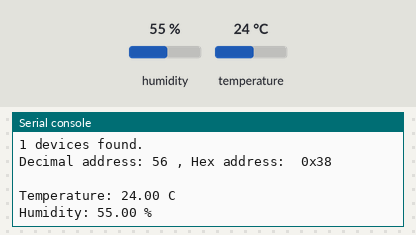
Bench run of a program on a simulated Raspberry Pi Pico running MicroPython. On the bench: the last lines printed to the serial console. The inputs (shaded band) are chosen by the test bench; at power-on: humidity 55 %, temperature 24 °C. Library files of the repository ran but are not shown: ahtx0.py.

Above: at 1.2 s.
1.3 s: humidity set to 22 %
4.3 s: temperature set to 12 °C
At 6.3 s:
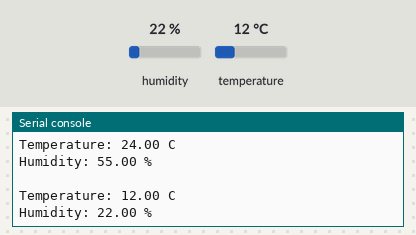
7.3 s: humidity set to 40 %
At 11.4 s:
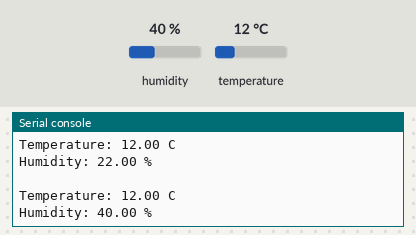
Timing chart, 0 to 12.9 s (numbered marks = the images above; inputs shaded):
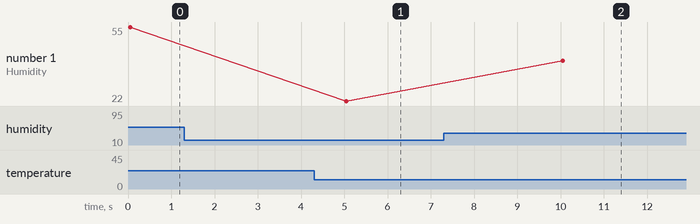

Measured:
- after the input at 4.3 s, the serial console: prints a new line after 0.75 s (image 1)
- after the input at 7.3 s, the serial console: prints a new line after 2.8 s (image 2)
- plotted number 1: 22 → 40 after the input at 7.3 s

The program:

AHT20.py
```python
#  This is a simple Micropython script to test the AHT20 sensor

import machine
import utime
import ahtx0


I2C_SDA_PIN = 4
I2C_SCL_PIN = 5
i2c=machine.I2C(0,sda=machine.Pin(I2C_SDA_PIN), scl=machine.Pin(I2C_SCL_PIN), freq=400000)
sensor = ahtx0.AHT20(i2c)

print('Scanning I2C bus.')
devices = i2c.scan() # this returns a list of devices

device_count = len(devices)

if device_count == 0:
    print('No i2c device found.')
else:
    print(device_count, 'devices found.')

for device in devices:
    print('Decimal address:', device, ", Hex address: ", hex(device))

while True:
    print("\nTemperature: %0.2f C" % sensor.temperature)
    print("Humidity: %0.2f %%" % sensor.relative_humidity)
    utime.sleep(5)
```
